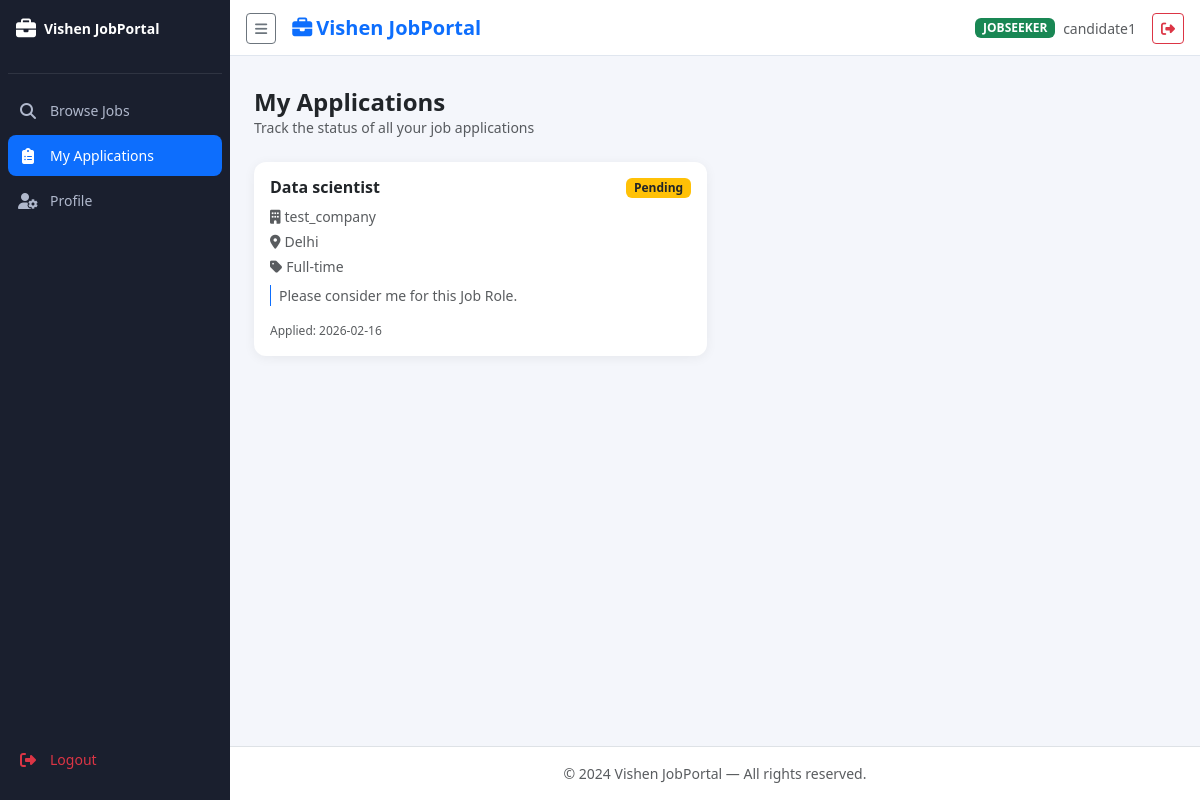
The app's page /my-applications (signed in) with its own data.
### tables this page shows
CREATE TABLE applications (
        id INTEGER PRIMARY KEY AUTOINCREMENT,
        job_id INTEGER NOT NULL, jobseeker_id INTEGER NOT NULL,
        cover_letter TEXT, status TEXT DEFAULT 'pending',
        applied_at TIMESTAMP DEFAULT CURRENT_TIMESTAMP,
        FOREIGN KEY(job_id) REFERENCES jobs(id),
        FOREIGN KEY(jobseeker_id) REFERENCES users(id));

CREATE TABLE jobs (
        id INTEGER PRIMARY KEY AUTOINCREMENT,
        title TEXT NOT NULL, description TEXT NOT NULL,
        location TEXT NOT NULL, salary TEXT, job_type TEXT,
        employer_id INTEGER NOT NULL,
        created_at TIMESTAMP DEFAULT CURRENT_TIMESTAMP,
        FOREIGN KEY(employer_id) REFERENCES users(id));

CREATE TABLE users (
        id INTEGER PRIMARY KEY AUTOINCREMENT,
        name TEXT NOT NULL, email TEXT UNIQUE NOT NULL,
        password TEXT NOT NULL,
        role TEXT NOT NULL CHECK(role IN ('admin','employer','jobseeker')),
        company TEXT, created_at TIMESTAMP DEFAULT CURRENT_TIMESTAMP);

### app.py (the view)
@app.route('/my-applications')
@role_required('jobseeker')
def my_applications():
    conn = get_db()
    apps = conn.execute("SELECT a.*,j.title,j.location,j.job_type,u.name as employer_name,u.company "
        "FROM applications a JOIN jobs j ON j.id=a.job_id JOIN users u ON u.id=j.employer_id "
        "WHERE a.jobseeker_id=? ORDER BY a.applied_at DESC",(session['user_id'],)).fetchall()
    conn.close(); return render_template('my_applications.html', applications=apps)

### app.py (called while the page is built)
def get_db():
    conn = sqlite3.connect(DATABASE)
    conn.row_factory = sqlite3.Row
    return conn

def role_required(*roles):
    def decorator(f):
        @wraps(f)
        def decorated(*args, **kwargs):
            if 'user_id' not in session:
                return redirect(url_for('login'))
            if session.get('role') not in roles:
                flash('Access denied.','danger')
                return redirect(url_for('dashboard'))
            return f(*args, **kwargs)
        return decorated
    return decorator

### templates/my_applications.html (shortened to what this page needs)
{% extends "base.html" %}
{% block content %}
<div class="mb-4">
  <h4 class="fw-bold mb-0">My Applications</h4>
  <p class="text-muted small">Track the status of all your job applications</p>
</div>
{% if applications %}
<div class="row g-3">
  {% for app in applications %}
  <div class="col-md-6">
    <div class="card job-card h-100 p-3">
      <div class="d-flex justify-content-between align-items-start mb-2">
        <h6 class="fw-bold mb-0">{{ app.title }}</h6>
        {% if app.status == 'accepted' %}
          <span class="badge bg-success">Accepted</span>
        {% elif app.status == 'rejected' %}
          <span class="badge bg-danger">Rejected</span>
        {% else %}
          <span class="badge bg-warning text-dark">Pending</span>
        {% endif %}
      </div>
      <p class="small text-muted mb-1"><i class="fas fa-building me-1"></i>{{ app.company or app.employer_name }}</p>
      <p class="small text-muted mb-1"><i class="fas fa-map-marker-alt me-1"></i>{{ app.location }}</p>
      <p class="small text-muted mb-2"><i class="fas fa-tag me-1"></i>{{ app.job_type }}</p>
      {% if app.cover_letter %}
      <p class="small border-start border-primary ps-2 text-muted"
         style="display:-webkit-box;-webkit-line-clamp:2;-webkit-box-orient:vertical;overflow:hidden">
        {{ app.cover_letter }}
      </p>
      {% endif %}
      <p class="text-muted mt-auto mb-0" style="font-size:.75rem">Applied: {{ app.applied_at[:10] }}</p>
    </div>
  </div>
  {% endfor %}
</div>
{% else %}
<div class="text-center py-5">
  <i class="fas fa-clipboard-list fa-3x text-muted mb-3"></i>
  <p class="text-muted">You haven't applied for any jobs yet.</p>
  <a href="{{ url_for('dashboard') }}" class="btn btn-primary">Browse Jobs</a>
</div>
{% endif %}
{% endblock %}

### static/css/style.css (style rules this page uses)
:root { --sidebar-width: 230px; --sidebar-collapsed: 60px; --sidebar-bg: #1a1f2e; --sidebar-text: #b0b8cc; --sidebar-hover: #2d3450; --sidebar-active: #0d6efd; }
body { background:#f4f6fb; font-family:'Segoe UI',sans-serif; }
.stat-card,.job-card { border:none; border-radius:12px; background:white; box-shadow:0 2px 12px rgba(0,0,0,.06); transition:transform .2s,box-shadow .2s; }

### records on screen
applications: title "Data scientist", status "Pending", company "test_company", location "Delhi", job_type "Full-time", cover_letter "Please consider me for this Job Role.", applied_at "2026-02-16"

### other values on screen
{{ session.role }} "JOBSEEKER"
{{ session.name }} "candidate1"
